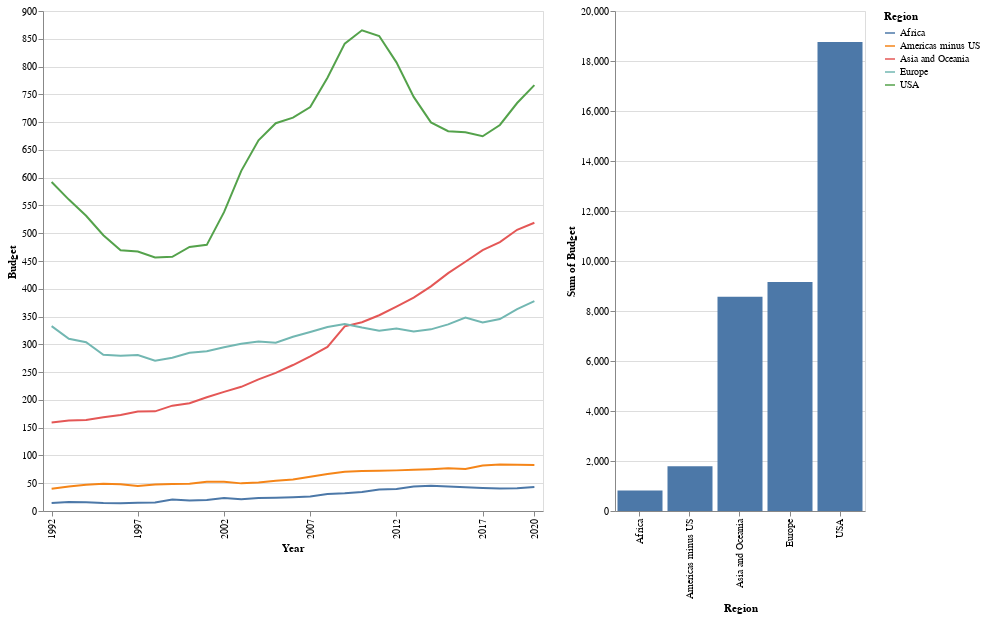

The code cell stored with this chart in its notebook:
### Code cell
regions = ['Africa', 'Americas', 'Asia and Oceania', 'Europe', 'Middle East (excluding Iraq)']
region_line = sipri.regional_budget_line_chart(regions, meaningful_world[::5])
region_bar, bar_df = sipri.regional_spending_bar_chart(regions, meaningful_world[::5])
display(bar_df)
region_line | region_bar

### Figure 1 — Vega-Lite specification as saved in the notebook (floating-point values rounded to 4 significant figures; data arrays with more than 128 entries replaced by an {"elided": "..."} marker saying what was removed)
{"config": {"view": {"continuousWidth": 400, "continuousHeight": 300}}, "hconcat": [{"data": {"name": "data-ff75974f83dd581fbf007d83884fb8ff"}, "mark": "line", "encoding": {"color": {"type": "nominal", "field": "Region"}, "x": {"type": "ordinal", "axis": {"values": [1992, 1997, 2002, 2007, 2012, 2017, 2020]}, "field": "Year"}, "y": {"type": "quantitative", "field": "Budget"}}, "height": 500, "width": 500}, {"data": {"name": "data-ff75974f83dd581fbf007d83884fb8ff"}, "mark": "bar", "encoding": {"x": {"type": "nominal", "field": "Region"}, "y": {"type": "quantitative", "aggregate": "sum", "field": "Budget"}}, "height": 500, "width": 250}], "$schema": "https://vega.github.io/schema/vega-lite/v4.8.1.json", "datasets": {"data-ff75974f83dd581fbf007d83884fb8ff": {"elided": "145 records"}}}
